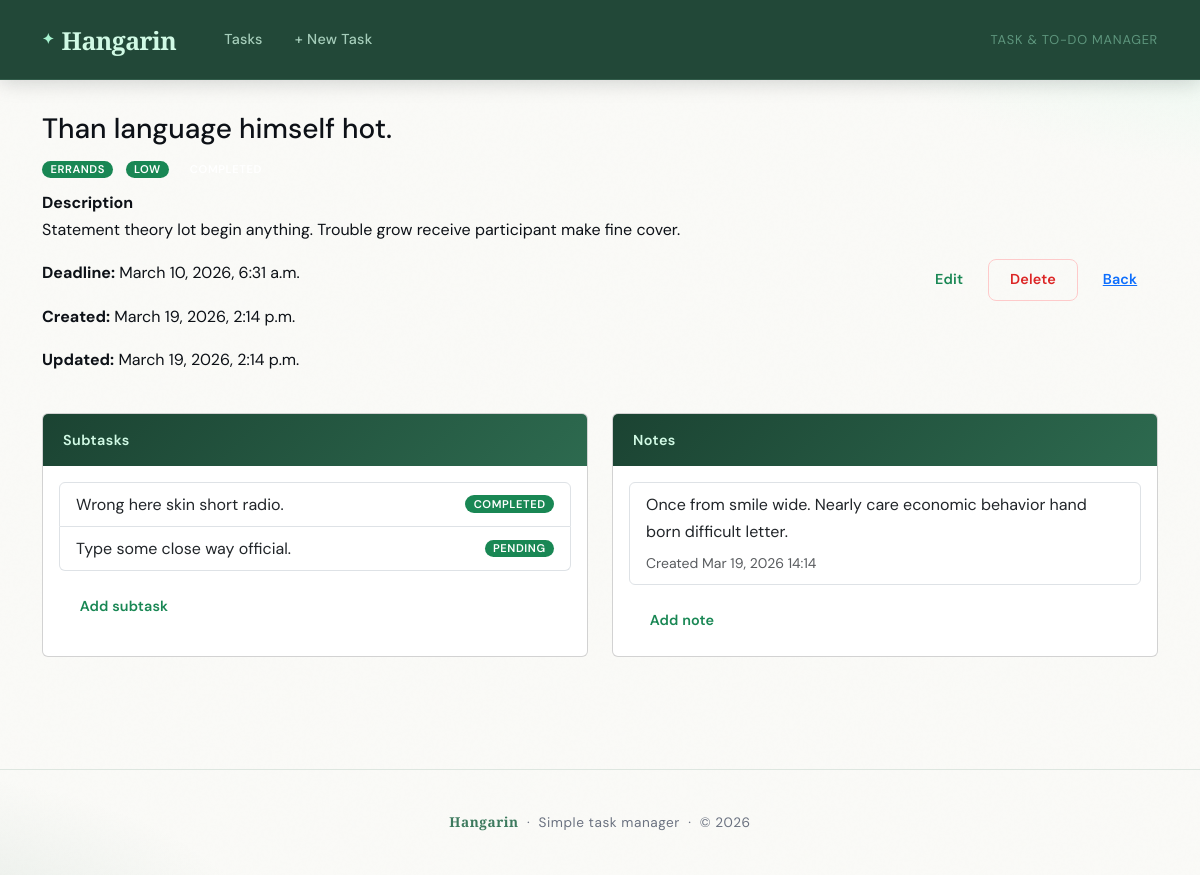
/tasks/24/, run on an earlier commit of the app's database.
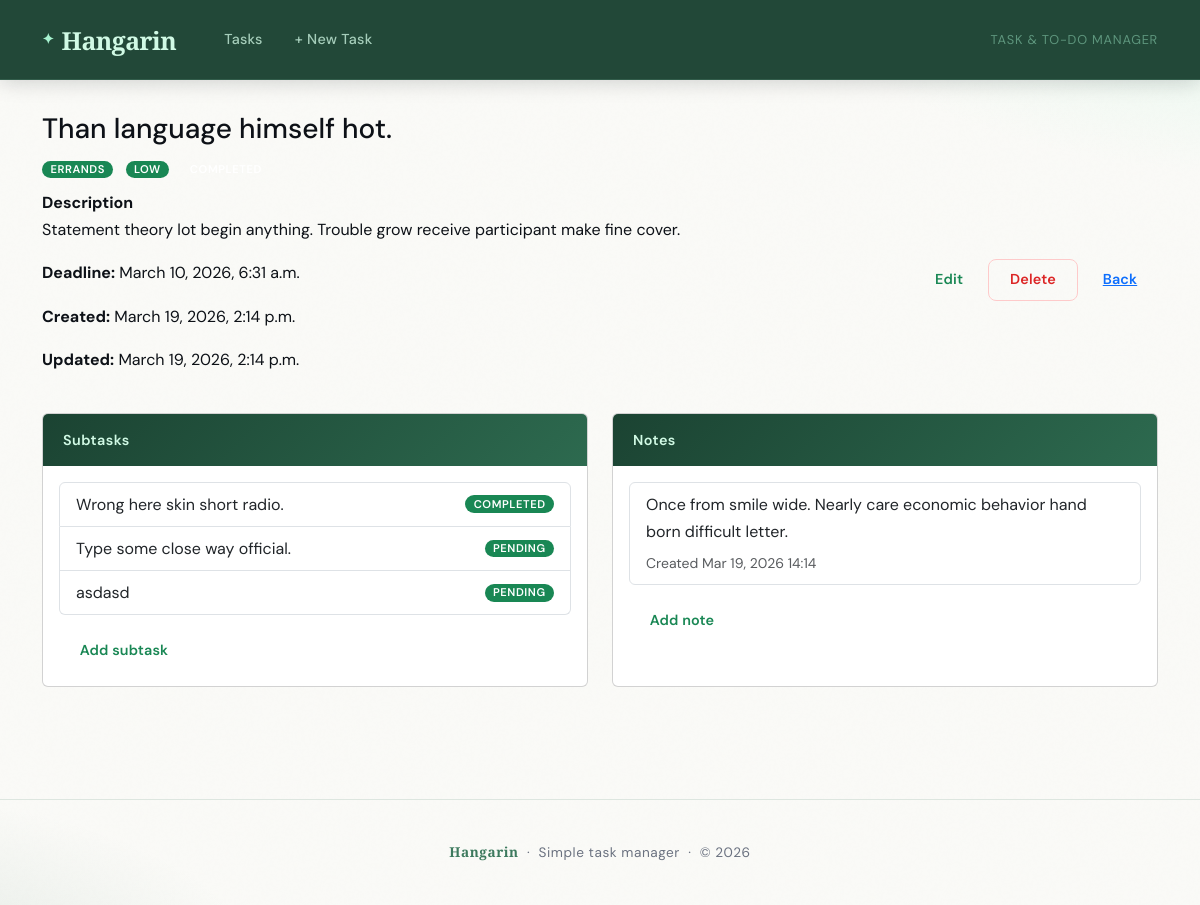
And on a later commit of the database.
### tasks/models.py (models this page shows, shortened)
class BaseModel(models.Model):
    created_at = models.DateTimeField(auto_now_add=True)
    updated_at = models.DateTimeField(auto_now=True)
    class Meta:
        abstract = True

class Task(BaseModel):
    title = models.CharField(max_length=255)
    description = models.TextField()
    deadline = models.DateTimeField()
    status = models.CharField(max_length=50, choices=STATUS_CHOICES, default="Pending")
    category = models.ForeignKey(Category, on_delete=models.SET_NULL, null=True)
    priority = models.ForeignKey(Priority, on_delete=models.SET_NULL, null=True)

class Category(BaseModel):
    name = models.CharField(max_length=100)
    class Meta:
        verbose_name = "Category"
        verbose_name_plural = "Categories"
    def __str__(self):
        return self.name

class Priority(BaseModel):
    name = models.CharField(max_length=100)
    class Meta:
        verbose_name = "Priority"
        verbose_name_plural = "Priorities"
    def __str__(self):
        return self.name

class SubTask(BaseModel):
    parent_task = models.ForeignKey(Task, on_delete=models.CASCADE, related_name='subtasks')
    title = models.CharField(max_length=255)
    status = models.CharField(max_length=50, choices=STATUS_CHOICES, default="Pending")

class Note(BaseModel):
    task = models.ForeignKey(Task, on_delete=models.CASCADE, related_name='notes')
    content = models.TextField()

### tasks/views.py (the view)
# urls.py: path("tasks/<int:pk>/", views.TaskDetailView.as_view(), name="task_detail"),
class TaskDetailView(generic.DetailView):
    model = Task

### tasks/templates/tasks/task_detail.html (shortened to what this page needs)
{% extends "tasks/base.html" %}
{% block content %}
<div class="mb-3">
  <h1 class="h3">{{ object.title }}</h1>
  <div class="mb-2">
    <span class="badge bg-success me-2">{{ object.category }}</span>
    <span class="badge bg-success me-2">{{ object.priority }}</span>
    <span class="badge {{ object.due_status_badge }} status-badge">{{ object.status }}</span>
  </div>
  <div class="mb-3">
    <strong>Description</strong>
    <p>{{ object.description|linebreaksbr }}</p>
  </div>
  <div class="row mb-4">
    <div class="col-sm-6">
      <p><strong>Deadline:</strong> {{ object.deadline }}</p>
      <p><strong>Created:</strong> {{ object.created_at }}</p>
      <p><strong>Updated:</strong> {{ object.updated_at }}</p>
    </div>
    <div class="col-sm-6 text-end">
      <a href="{% url 'tasks:task_edit' object.pk %}" class="btn btn-outline-success">Edit</a>
      <a href="{% url 'tasks:task_delete' object.pk %}" class="btn btn-outline-danger">Delete</a>
      <a href="{% url 'tasks:task_list' %}" class="btn btn-link">Back</a>
    </div>
  </div>
  <div class="row">
    <div class="col-lg-6 mb-3">
      <div class="card h-100">
        <div class="card-header">Subtasks</div>
        <div class="card-body">
          {% if object.subtasks.exists %}
            <div class="list-group mb-3">
              {% for sub in object.subtasks.all %}
                <div class="list-group-item d-flex justify-content-between align-items-center">
                  <span>{{ sub.title }}</span>
                  <span class="badge bg-success">{{ sub.status }}</span>
                </div>
              {% endfor %}
            </div>
          {% else %}
            <div class="alert alert-light">No subtasks yet.</div>
          {% endif %}
          <a class="btn btn-sm btn-outline-success" href="{% url 'tasks:subtask_add' object.pk %}">Add subtask</a>
        </div>
      </div>
    </div>
    <div class="col-lg-6 mb-3">
      <div class="card h-100">
        <div class="card-header">Notes</div>
        <div class="card-body">
          {% if object.notes.exists %}
            <div class="list-group mb-3">
              {% for note in object.notes.all %}
                <div class="list-group-item">
                  <p class="mb-1">{{ note.content|linebreaksbr }}</p>
                  <small class="text-muted">Created {{ note.created_at|date:'M j, Y H:i' }}</small>
                </div>
              {% endfor %}
            </div>
          {% else %}
            <div class="alert alert-light">No notes yet.</div>
          {% endif %}
          <a class="btn btn-sm btn-outline-success" href="{% url 'tasks:note_add' object.pk %}">Add note</a>
        </div>
      </div>
    </div>
  </div>
</div>
{% endblock %}

### tasks/templates/tasks/base.html (shortened to what this page needs)
<!DOCTYPE html>
<html lang="en">
  <head>
    <link href="https://cdn.jsdelivr.net/npm/bootstrap@5.3.2/dist/css/bootstrap.min.css" rel="stylesheet" />
  </head>
  <body>
    <nav class="navbar navbar-expand-lg navbar-dark">
      <div class="container">
        <a class="navbar-brand" href="{% url 'tasks:task_list' %}">Hangarin</a>
        <div class="collapse navbar-collapse" id="navbarNav">
          <ul class="navbar-nav me-auto ms-3">
            <li class="nav-item">
              <a class="nav-link" href="{% url 'tasks:task_list' %}">Tasks</a>
            </li>
            <li class="nav-item">
              <a class="nav-link" href="{% url 'tasks:task_create' %}">+ New Task</a>
            </li>
          </ul>
          <span class="navbar-text">Task &amp; To-Do Manager</span>
        </div>
      </div>
    </nav>
    <main class="container">
      {% block content %}{% endblock %}
    </main>
    <footer>
      <span class="brand-foot">Hangarin</span> &nbsp;·&nbsp; Simple task manager &nbsp;·&nbsp; &copy; {% now 'Y' %}
    </footer>
  </body>
</html>

### tasks/templates/tasks/base.html (style rules this page uses)
:root { --ink: #0d1117; --ink-soft: #374151; --ink-muted: #6b7280; --sage: #3d7a5e; --sage-mid: #2d6a4f; --sage-deep: #1b4332; --mint: #a7f3d0; --mint-light:#d1fae5; --cream: #fafaf7; --white: #ffffff; --border: rgba(61, 122, 94, 0.15); --shadow-sm: 0 1px 3px rgba(13,17,23,0.06), 0 1px 2px rgba(13,17,23,0.04); --shadow-md: 0 4px 16px rgba(13,17,23,0.08), 0 2px 6px rgba(13,17,23,0.04); --shadow-lg: 0 20px 48px rgba(13,17,23,0.12), 0 8px 20px rgba(13,17,23,0.06); --radius-sm: 0.5rem; --radius-md: 0.875rem; --radius-lg: 1.5rem; --radius-xl: 2rem; }
*, *::before, *::after { box-sizing: border-box; }
html, body { height: 100%; }
body { font-family: 'DM Sans', system-ui, sans-serif; font-size: 16px; line-height: 1.7; color: var(--ink); background-color: var(--cream); min-height: 100vh; background-image: radial-gradient(ellipse 80% 50% at 110% -10%, rgba(167,243,208,0.35) 0%, transparent 60%), radial-gradient(ellipse 60% 40% at -10% 110%, rgba(45,106,79,0.12) 0%, transparent 55%); background-attachment: fixed; }
body::before { content: ''; position: fixed; inset: 0; pointer-events: none; z-index: 0; opacity: 0.4; }
.navbar { background: rgba(27, 67, 50, 0.97) !important; backdrop-filter: blur(12px); -webkit-backdrop-filter: blur(12px); border-bottom: 1px solid rgba(167,243,208,0.12); padding: 0.85rem 0; position: sticky; top: 0; z-index: 100; box-shadow: 0 2px 20px rgba(13,17,23,0.18); }
.navbar-brand { font-family: 'Playfair Display', Georgia, serif; font-weight: 900; font-size: 1.55rem; letter-spacing: -0.02em; color: var(--mint-light) !important; display: flex; align-items: center; gap: 0.5rem; }
.navbar-brand::before { content: '✦'; font-size: 0.9rem; color: var(--mint); animation: spin-slow 8s linear infinite; }
.nav-link { font-weight: 500; font-size: 0.9rem; letter-spacing: 0.02em; color: rgba(209, 250, 229, 0.75) !important; padding: 0.45rem 1rem !important; border-radius: var(--radius-sm); transition: all 0.18s ease; position: relative; }
.navbar-text { font-size: 0.8rem; color: rgba(167, 243, 208, 0.45) !important; letter-spacing: 0.06em; text-transform: uppercase; }
main.container { max-width: 1140px; position: relative; z-index: 1; padding-top: 2rem; padding-bottom: 3rem; }
.badge { font-size: 0.7rem; font-weight: 600; letter-spacing: 0.05em; text-transform: uppercase; padding: 0.3em 0.75em; border-radius: 2rem; }
.btn { font-weight: 600; font-size: 0.9rem; letter-spacing: 0.01em; border-radius: var(--radius-sm); padding: 0.55rem 1.3rem; transition: all 0.18s ease; border: none; }
.btn-outline-danger { background: transparent; border: 1.5px solid #fecaca; color: #dc2626; }
.card-header { background: linear-gradient(135deg, var(--sage-deep), var(--sage-mid)); color: var(--mint-light); font-weight: 600; font-size: 0.9rem; letter-spacing: 0.03em; padding: 0.85rem 1.25rem; border-bottom: none; }
.list-group-item, .list-group-item .fw-bold, .list-group-item span, .list-group-item p, .list-group-item small { white-space: normal; overflow-wrap: break-word; word-break: break-word; }
footer { text-align: center; padding: 2.5rem 1rem; color: var(--ink-muted); font-size: 0.85rem; letter-spacing: 0.04em; position: relative; z-index: 1; border-top: 1px solid var(--border); margin-top: 2rem; }
footer .brand-foot { font-family: 'Playfair Display', serif; font-weight: 700; color: var(--sage); }

What changed in the data, as far as the page shows it:
added SubTask: title "asdasd", status "PENDING"
